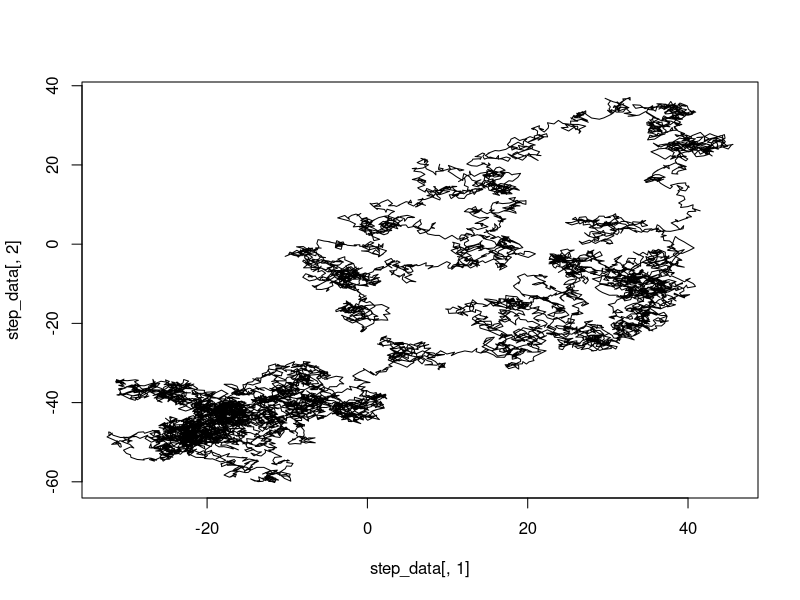
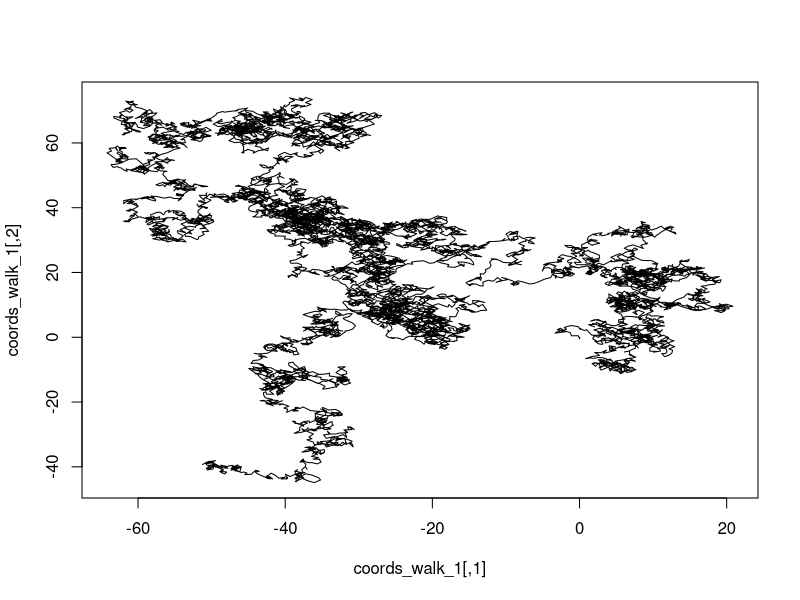

Here is the R script that generated these plots, in order:
##Random Walk ----
  #work on the code outside of the function, make sure it works, clear the 
    #environment then put the code into a function to test if it actually works

x_start= 0 
y_start= 0
n_steps= 10000

step_data= matrix(0, ncol=2, nrow= n_steps + 1)

step_data[1,1]= x_start
step_data[1,2]=y_start


i=1

for(i in 1:n_steps)
{
  x_current= step_data[i, 1]
  y_current= step_data[i, 2]
  
  x_next= x_current + runif(n=1, min= -1, max=1)
  y_next= y_current + runif(n=1, min=-1, max=1)
  
  step_data[i+1, 1]= x_next
  step_data[i+1, 2]= y_next
}

#Plot random walk 1
plot(step_data[, 1], step_data[, 2], type="l")

#Random Walk Function version 1
r_walk_1= function(x_start, y_start, n_steps)
{
  step_data= matrix(0, ncol=2, nrow= n_steps + 1)
  step_data[1,1]= x_start
  step_data[1,2]=y_start
  
for(i in 1:n_steps)
{
  x_current= step_data[i, 1]
  y_current= step_data[i, 2]
  
  x_next= x_current + runif(n=1, min= -1, max=1)
  y_next= y_current + runif(n=1, min=-1, max=1)
  
  step_data[i+1, 1]= x_next
  step_data[i+1, 2]= y_next
}
  return(step_data)
}

coords_walk_1= r_walk_1(0, 0, 10000)
plot(coords_walk_1, type="l")



#Linear Function ----

slope= 1
intercept= 1
x= 1:5

slope * x + intercept

linear= function(slope, intercept, x)
{
  y= slope * x + intercept
  
  return(y)
}

linear(1, 1, 1:5)



